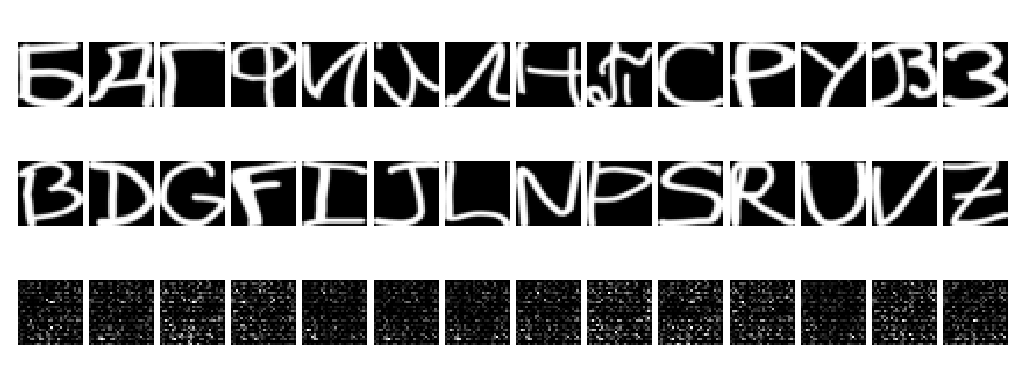

Reproduce this figure in Python.
import numpy as np
import tensorflow as tf
import matplotlib.pyplot as plt

# normalize all Images, such that each image has zero mean.
# Also invert the colors, such that the background is white and the letters are black.
def normalize_mean(I):
    #I = np.ones(I.shape) - I
    means = np.sum(I, axis=(1,2)) / (I.shape[1] * I.shape[2])
    return I - np.reshape(means, (I.shape[0], 1, 1))


# normalize all images, such that each image has standard deviation of 1
def normalize_stddev(I):
    stddev = np.std(I, axis=(1,2))
    return I / np.reshape(stddev, (I.shape[0], 1, 1))

def shuffle_in_unision(a,b):
    rng_state = np.random.get_state()
    np.random.shuffle(a)
    np.random.set_state(rng_state)
    np.random.shuffle(b)


def make_img_beauty(I):
    I = np.reshape(I, (28,28))
    min = np.min(I)
    max = np.max(I)
    mean = np.mean(I, axis=(0,1))
    #I = I - min / max - min
    I = 10 * (I - 0.1)
    I = 1 / (np.exp(-I) + 1)
    return I


# Load the data. Store inputs in X and labels in Y
X_cyr = np.transpose(np.load("./X_cyr.npy"), (2,0,1))
Y_cyr = np.load("./labels_cyr.npy")

# normalize
X_cyr = normalize_mean(X_cyr)
X_cyr = normalize_stddev(X_cyr)

# Shuffle and split into test and training data (in ratio 5 to 1).
shuffle_in_unision(X_cyr, Y_cyr)
X_cyr = np.reshape(X_cyr, (-1, 28, 28, 1))
X_train = X_cyr[:5000]
X_test = X_cyr[5000:]
Y_train = Y_cyr[:5000]
Y_test = Y_cyr[5000:]


def param_relu(x, a):
    return tf.nn.relu(x) - a * tf.nn.relu(x)


phase_train = tf.placeholder(tf.bool)
X = tf.placeholder(tf.float32, [None, 28, 28, 1])
Y = tf.placeholder(tf.int32, [None])


# high-level batch normalization
def bn(x, name):
    return tf.layers.batch_normalization(inputs=x,
                                         beta_initializer=tf.truncated_normal_initializer(0.0, 0.1),
                                         gamma_initializer=tf.truncated_normal_initializer(1.0, 0.1),
                                         moving_mean_initializer=tf.truncated_normal_initializer(0.0, 0.1),
                                         moving_variance_initializer=tf.truncated_normal_initializer(1.0, 0.1),
                                         training=phase_train,
                                         name=name)


alpha = tf.get_variable('alpha', initializer=0.1)

W_en_1 = tf.get_variable('W_en_1', initializer=tf.random_normal([3,3,1,32]), collections=['vars'])
b_en_1 = tf.get_variable('b_en_1', initializer=tf.constant(0.1, tf.float32, shape=[32]))
l_en_1_norm = bn(tf.nn.conv2d(X, W_en_1, [1,2,2,1], padding='SAME') + b_en_1, 'bn_en_1')
l_en_1 = param_relu(l_en_1_norm, alpha)

W_en_2 = tf.get_variable('W_en_2', dtype=tf.float32, initializer=tf.random_normal([3,3,32,64]), collections=['vars'])
b_en_2 = tf.get_variable('b_en_2', initializer=tf.constant(0.1, tf.float32, shape=[64]))
l_en_2_norm = bn(tf.nn.conv2d(l_en_1, W_en_2, [1,2,2,1], padding='SAME') + b_en_2, 'bn_en_2')
l_en_2 = param_relu(l_en_2_norm, alpha)

W_middle_1 = tf.get_variable('W_middle_1', initializer=tf.random_normal([7 * 7 * 64, 512]), collections=['vars'])
b_middle_1 = tf.get_variable('b_middle_1', initializer=tf.random_normal([512]))

flat_1 = tf.reshape(l_en_2, [-1, 7*7*64])
middle_1 = param_relu(tf.matmul(flat_1, W_middle_1) + b_middle_1, alpha)

keep_prob_middle = tf.placeholder(tf.float32)
middle_1_drop = tf.nn.dropout(middle_1, keep_prob_middle)

W_middle_2 = tf.get_variable('W_middle_2', initializer=tf.random_normal([512, 7*7*64]), collections=['vars'])
b_middle_2 = tf.get_variable('b_middle_2', initializer=tf.random_normal([7*7*64]))

middle_2 = tf.reshape(param_relu(tf.matmul(middle_1_drop, W_middle_2) + b_middle_2, alpha), [-1, 7, 7,64])

W_de_1 = tf.get_variable('W_de_1', initializer=tf.random_normal([3,3,32,64]), collections=['vars'])
b_de_1 = tf.get_variable('b_de_1', initializer=tf.constant(0.1, tf.float32, shape=[32]))
batch_size = tf.shape(middle_2)[0]
out_shape_1 = tf.stack([batch_size, 14, 14, 32])
l_de_1_norm = bn(tf.nn.conv2d_transpose(middle_2, W_de_1, out_shape_1, strides=[1,2,2,1], padding='SAME') + b_de_1, 'bn_de_1')
l_de_1 = param_relu(l_de_1_norm, alpha)
W_de_2 = tf.get_variable('W_de_2', initializer=tf.random_normal([3,3,1,32]), collections=['vars'])
b_de_2 = tf.get_variable('b_de_2', initializer=tf.constant(0.1, tf.float32, shape=[1]))
batch_size = tf.shape(l_de_1)[0]
out_shape_2 = tf.stack([batch_size, 28, 28, 1])
l_de_2_norm = bn(tf.nn.conv2d_transpose(l_de_1, W_de_2, out_shape_2, strides=[1,2,2,1], padding='SAME') + b_de_2, 'bn_de_2')
l_de_2 = param_relu(l_de_2_norm, alpha)


def weight_variable(name, shape):
    initial = tf.truncated_normal(shape, stddev=0.1)
    return tf.get_variable(name, initializer=initial, trainable=False)


def bias_variable(name, shape):
    initial = tf.constant(0.1, shape=shape)
    return tf.get_variable(name, initializer=initial, trainable=False)


def conv2d(x, W):
    return tf.nn.conv2d(x, W, strides=[1, 1, 1, 1], padding='SAME')


def max_pool_2x2(x):
    return tf.nn.max_pool(x, ksize=[1, 2, 2, 1],
                          strides=[1, 2, 2, 1], padding='SAME')


with tf.variable_scope('lat_class'):
    W_conv1 = weight_variable('w_c_1', [5, 5, 1, 32])
    b_conv1 = bias_variable('b_c_1', [32])
    x_image = tf.reshape(l_de_2, [-1, 28, 28, 1])
    h_conv1 = tf.nn.relu(conv2d(x_image, W_conv1) + b_conv1)
    h_pool1 = max_pool_2x2(h_conv1)
    W_conv2 = weight_variable('w_c_2', [5, 5, 32, 64])
    b_conv2 = bias_variable('b_c_2', [64])
    h_conv2 = tf.nn.relu(conv2d(h_pool1, W_conv2) + b_conv2)
    h_pool2 = max_pool_2x2(h_conv2)
    W_fc1 = weight_variable('w_fc_1', [7 * 7 * 64, 1024])
    b_fc1 = bias_variable('b_fc_1', [1024])
    h_pool2_flat = tf.reshape(h_pool2, [-1, 7 * 7 * 64])
    h_fc1 = tf.nn.relu(tf.matmul(h_pool2_flat, W_fc1) + b_fc1)
    keep_prob = tf.placeholder(tf.float32)
    h_fc1_drop = tf.nn.dropout(h_fc1, keep_prob)
    W_fc2 = weight_variable('w_fc_2', [1024, 15])
    b_fc2 = bias_variable('b_fc_2', [15])
    Y_pred = tf.matmul(h_fc1_drop, W_fc2) + b_fc2

lam = 1e-5
cross_entropy = tf.reduce_mean(tf.nn.softmax_cross_entropy_with_logits(labels=tf.one_hot(Y, 15), logits=Y_pred))
weight_decay = cross_entropy + lam * tf.reduce_sum(tf.stack(
    [tf.nn.l2_loss(i) for i in tf.get_collection('vars')])
)

update_ops = tf.get_collection(tf.GraphKeys.UPDATE_OPS)
with tf.control_dependencies(update_ops):
    train_step = tf.train.AdamOptimizer(1e-3).minimize(weight_decay)

correct_prediction = tf.equal(tf.argmax(Y_pred, 1), tf.argmax(tf.one_hot(Y, 15), 1))
accuracy = tf.reduce_mean(tf.cast(correct_prediction, tf.float32))

def train():
    with tf.Session() as sess:
        saver = tf.train.Saver(tf.get_collection(tf.GraphKeys.GLOBAL_VARIABLES, scope='lat_class'))
        sess.run(tf.global_variables_initializer())
        sess.run(tf.variables_initializer(tf.get_collection('vars')))
        saver.restore(sess, "/Users/sigi/PycharmProjects/ex04/weights_2.ckpt")
        saver = tf.train.Saver(tf.get_collection(tf.GraphKeys.GLOBAL_VARIABLES) + tf.get_collection('vars'))
        l = -100
        r = 0
        for i in range(20001):
            l += 100
            r += 100
            if r >= X_train.shape[0]:
                l = 0
                r = 100
                shuffle_in_unision(X_train, Y_train)
            train_step.run(feed_dict={X: X_train[l:r], Y: Y_train[l:r], keep_prob: 1.0, phase_train: True, keep_prob_middle: 0.67})
            if i % 1000 == 0:
                train_accuracy = accuracy.eval(
                        feed_dict={X: X_train[0:200], Y: Y_train[0:200], keep_prob: 1.0, phase_train: False, keep_prob_middle: 1.0})
                test_accuracy = accuracy.eval(feed_dict={X: X_test[0:200], Y: Y_test[0:200], keep_prob: 1.0, phase_train: False, keep_prob_middle: 1.0})
                print('step %d, training accuracy %g, test accuracy %g' % (i, train_accuracy, test_accuracy))
            if i % 5000 == 0 and i > 0:
                saver.save(sess, "/Users/sigi/PycharmProjects/ex04/weights_encoder_decoder_class.ckpt")
        test_accuracy = accuracy.eval(feed_dict={X: X_test, Y: Y_test, keep_prob: 1.0, phase_train: False, keep_prob_middle: 1.0})
        print('test accuracy %s' % test_accuracy)
        train_accuracy = 0.0
        for i in range(int(len(X_train) / 1000)):
            train_accuracy += accuracy.eval(
                feed_dict={X: X_train[i * 1000:(i + 1) * 1000], Y: Y_train[i * 1000:(i + 1) * 1000], keep_prob: 1.0, phase_train: False, keep_prob_middle: 1.0})
        train_accuracy = train_accuracy / len(X_train) * 1000
        print('train accuracy %s' % train_accuracy)
        saver.save(sess, "/Users/sigi/PycharmProjects/ex04/weights_encoder_decoder_class.ckpt")


def display():
    saver = tf.train.Saver(tf.get_collection(tf.GraphKeys.GLOBAL_VARIABLES) + tf.get_collection('vars'))
    # Load the data. Store inputs in X and labels in Y
    X_lat = np.transpose(np.load("./X_lat.npy"), (2, 0, 1))
    Y_lat = np.load("./labels_lat.npy")

    # normalize
    X_lat = normalize_mean(X_lat)
    X_lat = normalize_stddev(X_lat)
    indices_lat = np.ones(14, dtype=np.int32)
    for i in range(14):
        j = 0
        while Y_lat[j] != i:
            j += 1
        indices_lat[i] = j
    with tf.Session() as sess:
        #sess.run(tf.global_variables_initializer())
        #sess.run(tf.variables_initializer(tf.get_collection('vars')))
        saver.restore(sess, "/Users/sigi/PycharmProjects/ex04/weights_encoder_decoder_class.ckpt")
        res = l_de_2.eval(feed_dict={X:X_test, keep_prob_middle: 1.0, phase_train: False})
        indices_cyr = np.zeros(14, dtype=np.int32)
        #print(accuracy.eval(feed_dict={X:X_test, Y: Y_test, keep_prob:1.0, keep_prob_middle:1.0, phase_train:False}))


        mean_output = np.zeros((14,28,28))
        freq = np.zeros(14)
        for i in range(X_test.shape[0]):
            mean_output[Y_test[i]] += make_img_beauty(np.squeeze(res[i]))
            freq[Y_test[i]] += 1
        mean_output /= np.reshape(freq, (14,1,1))
        for i in range(14):
            j = 0
            while Y_test[j] != i:
                j += 1
            indices_cyr[i] = j
        for i in range(14):
            plt.subplot(3, 14, i+1)
            plt.imshow(np.reshape(X_test[indices_cyr[i]], (28,28)), cmap='gray')
            plt.axis('off')
        for i in range(14):
            plt.subplot(3,14,i+15)
            plt.imshow(np.reshape(X_lat[indices_lat[i]], (28,28)), cmap='gray')
            plt.axis('off')
        for i in range(14):
            plt.subplot(3,14,i+29)
            plt.imshow(np.reshape(res[indices_cyr[i]], (28,28)), cmap='gray')
            plt.axis('off')
        plt.show()


display()